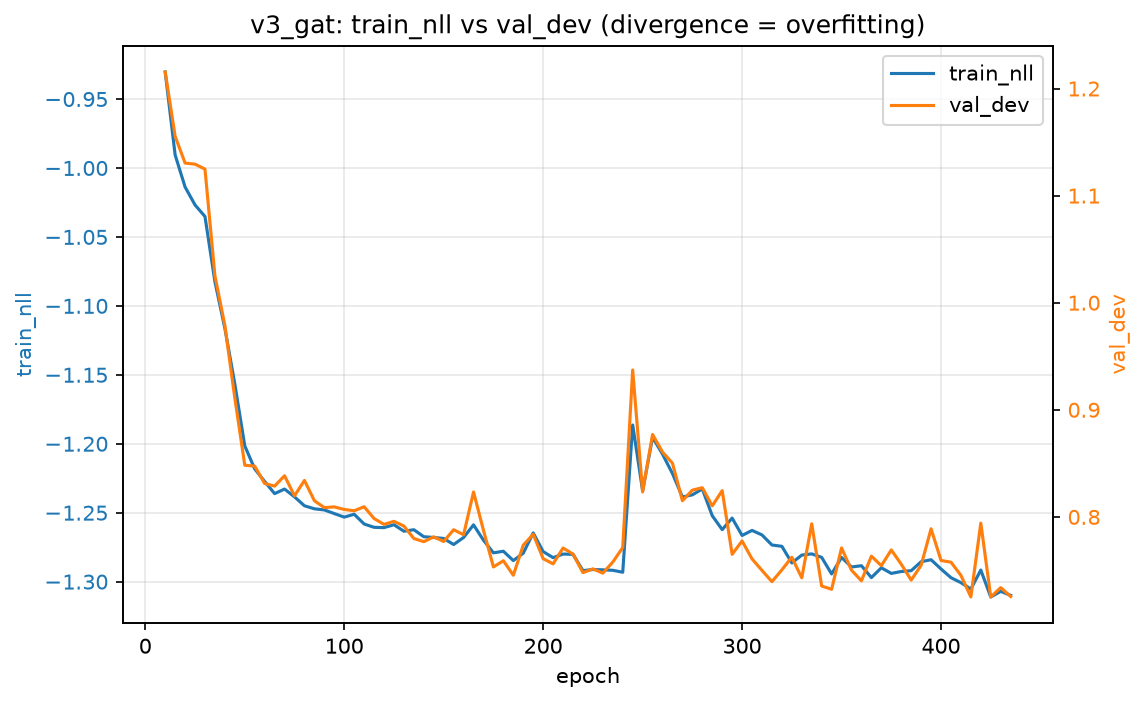

Generate this figure with Python:
import re
import os
import sys
import matplotlib.pyplot as plt

file = 'model/v3_gat/result/result.log'
MIN_EPOCH = 10

log = sys.argv[1] if len(sys.argv) > 1 else file

def parse_metrics(log_path):
    """
    傳入值: log_path (str) - result.log 檔案路徑
    return值: (epochs, train_nlls, val_devs) - 三個等長 list，
              分別為 epoch 數、對應的 train_nll、val_dev 數值
    """
    epochs = []
    train_nlls = []
    val_devs = []
    pattern = re.compile(
        r"epoch\s+(\d+)\s*\|.*?train_nll\s+([-\d.]+).*?val_dev\s+([-\d.]+)"
    )
    with open(log_path, "r") as f:
        for line in f:
            m = pattern.search(line)
            if m:
                epochs.append(int(m.group(1)))
                train_nlls.append(float(m.group(2)))
                val_devs.append(float(m.group(3)))
    return epochs, train_nlls, val_devs


def main():
    epochs, train_nlls, val_devs = parse_metrics(log)
    epochs, train_nlls, val_devs = zip(
        *[(e, t, v) for e, t, v in zip(epochs, train_nlls, val_devs) if e >= MIN_EPOCH]
    )

    fig, ax_nll = plt.subplots(figsize=(8, 5))
    ax_dev = ax_nll.twinx()

    l1, = ax_nll.plot(epochs, train_nlls, color="tab:blue", label="train_nll")
    l2, = ax_dev.plot(epochs, val_devs, color="tab:orange", label="val_dev")

    ax_nll.set_xlabel("epoch")
    ax_nll.set_ylabel("train_nll", color="tab:blue")
    ax_dev.set_ylabel("val_dev", color="tab:orange")
    ax_nll.tick_params(axis="y", labelcolor="tab:blue")
    ax_dev.tick_params(axis="y", labelcolor="tab:orange")

    version = os.path.basename(os.path.dirname(os.path.dirname(log)))
    ax_nll.set_title(f"{version}: train_nll vs val_dev (divergence = overfitting)")
    ax_nll.legend(handles=[l1, l2], loc="best")
    ax_nll.grid(True, alpha=0.3)

    name = "train_vs_val.png" if len(sys.argv) <= 1 else f"train_vs_val_{version}.png"
    out_path = os.path.join(os.path.dirname(__file__), name)
    fig.savefig(out_path, dpi=150, bbox_inches="tight")
    print(f"saved to {out_path}")


if __name__ == "__main__":
    main()
